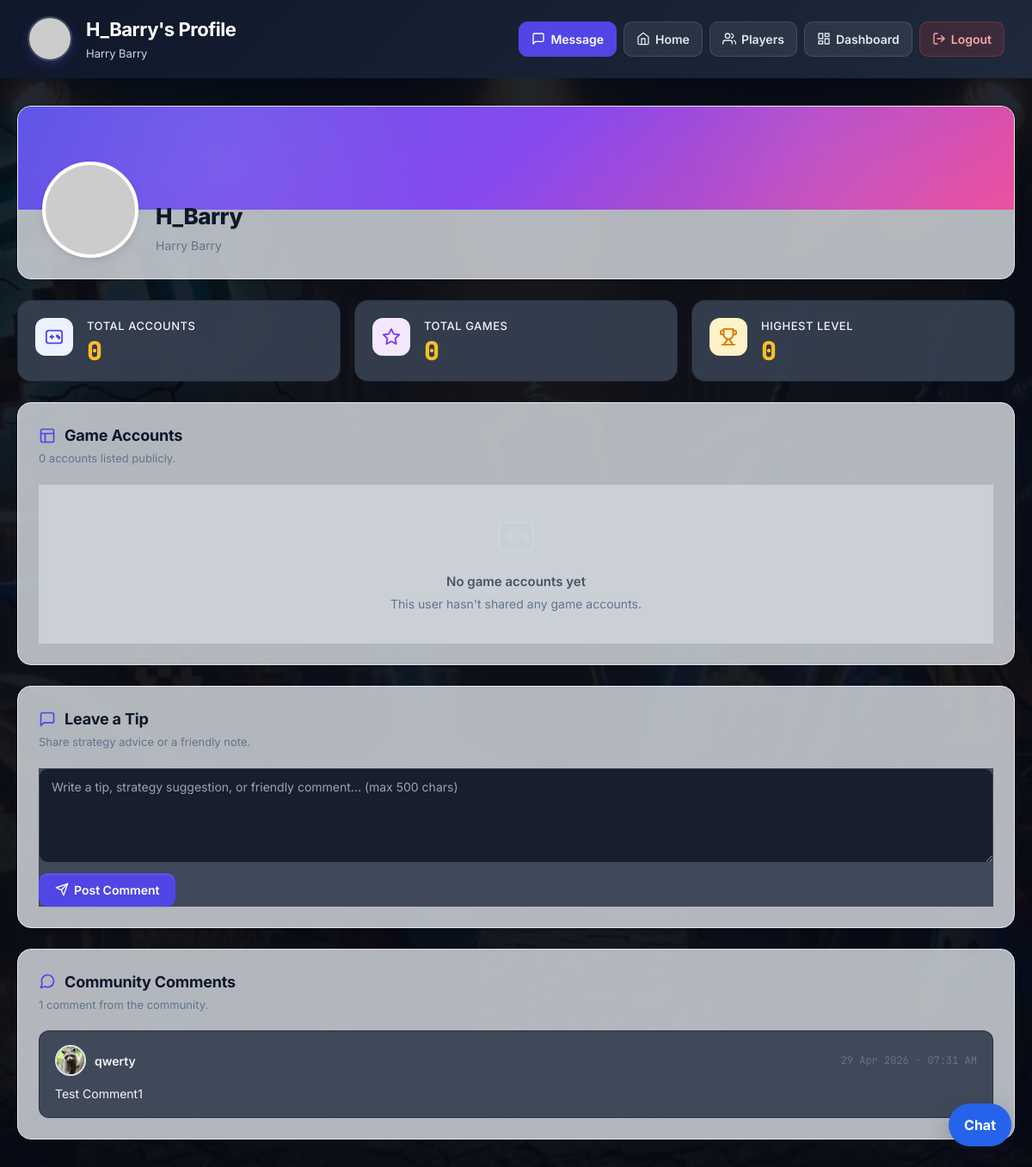
The page /players/2 (signed in) on the database its author committed.
### models.py (models this page shows, shortened)
class User(db.Model):
    __tablename__ = "users"
    id: Mapped[int] = mapped_column(primary_key=True)
    first_name: Mapped[str | None] = mapped_column(String(80), nullable=True)
    last_name: Mapped[str | None] = mapped_column(String(80), nullable=True)
    dob: Mapped[date | None] = mapped_column(Date, nullable=True)
    country_code: Mapped[str | None] = mapped_column(String(10), nullable=True)
    phone_number: Mapped[str | None] = mapped_column(String(30), nullable=True)
    username: Mapped[str] = mapped_column(String(50), unique=True, nullable=False)
    email: Mapped[str] = mapped_column(String(120), unique=True, nullable=False)
    password_hash: Mapped[str] = mapped_column(String(255), nullable=False)
    is_admin: Mapped[bool] = mapped_column(default=False)
    is_banned: Mapped[bool] = mapped_column(default=False)
    avatar_path: Mapped[str | None] = mapped_column(String(255), nullable=True)
    created_at: Mapped[datetime] = mapped_column(DateTime, nullable=False, default=datetime.utcnow)
    updated_at: Mapped[datetime] = mapped_column(
        DateTime,
        nullable=False,
        default=datetime.utcnow,
        onupdate=datetime.utcnow,
    )
    game_accounts: Mapped[list["GameAccount"]] = relationship(
        "GameAccount",
        back_populates="user",
        cascade="all, delete-orphan",
        order_by="GameAccount.id.desc()",
    )
    @property
    def full_name(self) -> str:
        first = (self.first_name or "").strip()
        last = (self.last_name or "").strip()
        return f"{first} {last}".strip()

class ProfileComment(db.Model):
    __tablename__ = "profile_comments"
    id: Mapped[int] = mapped_column(primary_key=True)
    body: Mapped[str] = mapped_column(String(500), nullable=False)
    created_at: Mapped[datetime] = mapped_column(DateTime, nullable=False, default=datetime.utcnow)
    author_id: Mapped[int] = mapped_column(ForeignKey("users.id"), nullable=False)
    profile_user_id: Mapped[int] = mapped_column(ForeignKey("users.id"), nullable=False)
    author: Mapped["User"] = relationship("User", foreign_keys=[author_id])
    profile_user: Mapped["User"] = relationship("User", foreign_keys=[profile_user_id])

### pages.py (the view)
@app.route("/players/<int:user_id>")
@login_required
def public_profile(user_id: int):
    viewer = get_current_user()
    if viewer is None:
        flash("Please log in to access that page.", "warning")
        return redirect(url_for("login"))
    profile_user = db.session.get(User, user_id)
    if profile_user is None:
        flash("User not found.", "danger")
        return redirect(url_for("players"))
    accounts = (
        GameAccount.query.filter_by(user_id=profile_user.id)
        .order_by(GameAccount.level.desc(), GameAccount.id.desc())
        .all()
    )
    comments = (
        ProfileComment.query.filter_by(profile_user_id=profile_user.id)
        .order_by(ProfileComment.created_at.desc())
        .all()
    )
    total_accounts = len(accounts)
    total_games = len({account.game_name.lower() for account in accounts})
    highest_level = max((account.level for account in accounts), default=0)
    return render_template(
        "public_profile.html",
        viewer=viewer,
        profile_user=profile_user,
        accounts=accounts,
        comments=comments,
        total_accounts=total_accounts,
        total_games=total_games,
        highest_level=highest_level,
    )

### templates/public_profile.html (shortened to what this page needs)
{% extends "base.html" %}
{% block styles %}
    <link rel="stylesheet" href="{{ url_for('static', filename='css/public_profile.css') }}">
{% endblock %}
{% block header_user %}
    <img
            src="{{ url_for('static', filename=profile_user.avatar_path) if profile_user.avatar_path else 'https://ui-avatars.com/api/?name=' + (profile_user.username | urlencode) + '&size=120&background=4f46e5&color=fff&bold=true' }}"
            alt="{{ profile_user.username }}"
        />
        <div>
            <h1>{{ profile_user.username }}'s Profile</h1>
            <p>
                {% if profile_user.full_name %}
                    {{ profile_user.full_name }}
                {% else %}
                    Public player profile
                {% endif %}
            </p>
        </div>
{% endblock %}
{% block header_actions %}
    {% if viewer.id != profile_user.id %}
            <button
                type="button"
                class="header-btn message-btn"
                data-chat-with-id="{{ profile_user.id }}"
                data-chat-with-username="{{ profile_user.username }}"
            >
                <svg viewBox="0 0 24 24" fill="none" stroke="currentColor" stroke-width="2" stroke-linecap="round" stroke-linejoin="round" aria-hidden="true"><path d="M21 15a2 2 0 0 1-2 2H7l-4 4V5a2 2 0 0 1 2-2h14a2 2 0 0 1 2 2z"/></svg>
                Message
            </button>
        {% endif %}
        <a href="{{ url_for('mainmenu') }}" class="header-btn nav-btn">
            <svg viewBox="0 0 24 24" fill="none" stroke="currentColor" stroke-width="2" stroke-linecap="round" stroke-linejoin="round" aria-hidden="true"><path d="M3 9l9-7 9 7v11a2 2 0 0 1-2 2H5a2 2 0 0 1-2-2z"/><polyline points="9 22 9 12 15 12 15 22"/></svg>
            Home
        </a>
        <a href="{{ url_for('players') }}" class="header-btn nav-btn">
            <svg viewBox="0 0 24 24" fill="none" stroke="currentColor" stroke-width="2" stroke-linecap="round" stroke-linejoin="round" aria-hidden="true"><path d="M17 21v-2a4 4 0 0 0-4-4H5a4 4 0 0 0-4 4v2"/><circle cx="9" cy="7" r="4"/><path d="M23 21v-2a4 4 0 0 0-3-3.87"/><path d="M16 3.13a4 4 0 0 1 0 7.75"/></svg>
            Players
        </a>
        <a href="{{ url_for('dashboard') }}" class="header-btn nav-btn">
            <svg viewBox="0 0 24 24" fill="none" stroke="currentColor" stroke-width="2" stroke-linecap="round" stroke-linejoin="round" aria-hidden="true"><rect x="3" y="3" width="7" height="9"/><rect x="14" y="3" width="7" height="5"/><rect x="14" y="12" width="7" height="9"/><rect x="3" y="16" width="7" height="5"/></svg>
            Dashboard
        </a>
        <a href="{{ url_for('logout') }}" class="header-btn logout-btn">
            <svg viewBox="0 0 24 24" fill="none" stroke="currentColor" stroke-width="2" stroke-linecap="round" stroke-linejoin="round" aria-hidden="true"><path d="M9 21H5a2 2 0 0 1-2-2V5a2 2 0 0 1 2-2h4"/><polyline points="16 17 21 12 16 7"/><line x1="21" y1="12" x2="9" y2="12"/></svg>
            Logout
        </a>
{% endblock %}
{% block content %}
    <section class="profile-hero">
        <div class="profile-banner"></div>
        <div class="profile-body">
            <img
                class="profile-avatar"
                src="{{ url_for('static', filename=profile_user.avatar_path) if profile_user.avatar_path else 'https://ui-avatars.com/api/?name=' + (profile_user.username | urlencode) + '&size=240&background=4f46e5&color=fff&bold=true' }}"
                alt="{{ profile_user.username }}"
            />
            <div class="profile-info">
                <h2>{{ profile_user.username }}</h2>
                <p>
                    {% if profile_user.full_name %}
                        {{ profile_user.full_name }}
                    {% else %}
                        Public player profile
                    {% endif %}
                </p>
            </div>
        </div>
    </section>
    <section class="stats">
        <div class="stat-box">
            <div class="stat-icon indigo">
                <svg viewBox="0 0 24 24" fill="none" stroke="currentColor" stroke-width="2" stroke-linecap="round" stroke-linejoin="round" aria-hidden="true"><rect x="2" y="4" width="20" height="16" rx="3"/><path d="M7 12h4"/><path d="M9 10v4"/><circle cx="16" cy="11" r="1"/><circle cx="18" cy="13" r="1"/></svg>
            </div>
            <div class="stat-content">
                <h3>Total Accounts</h3>
                <p>{{ total_accounts }}</p>
            </div>
        </div>
        <div class="stat-box">
            <div class="stat-icon violet">
                <svg viewBox="0 0 24 24" fill="none" stroke="currentColor" stroke-width="2" stroke-linecap="round" stroke-linejoin="round" aria-hidden="true"><polygon points="12 2 15.09 8.26 22 9.27 17 14.14 18.18 21.02 12 17.77 5.82 21.02 7 14.14 2 9.27 8.91 8.26 12 2"/></svg>
            </div>
            <div class="stat-content">
                <h3>Total Games</h3>
                <p>{{ total_games }}</p>
            </div>
        </div>
        <div class="stat-box">
            <div class="stat-icon amber">
            </div>
            <div class="stat-content">
                <h3>Highest Level</h3>
                <p>{{ highest_level }}</p>
            </div>
        </div>
    </section>
    <section class="card">
        <div class="card-header">
            <div>
                <h2 class="card-title">
                    <svg viewBox="0 0 24 24" fill="none" stroke="currentColor" stroke-width="2" stroke-linecap="round" stroke-linejoin="round" aria-hidden="true"><rect x="3" y="3" width="18" height="18" rx="2"/><line x1="3" y1="9" x2="21" y2="9"/><line x1="9" y1="21" x2="9" y2="9"/></svg>
                    Game Accounts
                </h2>
                <p class="card-subtitle">{{ accounts|length }} account{{ '' if accounts|length == 1 else 's' }} listed publicly.</p>
            </div>
        </div>
        {% if accounts %}
            <div class="table-wrap">
                <table>
                    <thead>
                        <tr>
                            <th>Game</th>
                            <th>Account Name</th>
                            <th>Region</th>
                            <th>Level</th>
                            <th>Rank</th>
                            <th>Status</th>
                            <th>Tags</th>
                            <th>Notes</th>
                        </tr>
                    </thead>
                    <tbody>
                        {% for account in accounts %}
                            <tr>
                                <td data-label="Game" class="cell-game">{{ account.game_name }}</td>
                                <td data-label="Account">{{ account.account_name }}</td>
                                <td data-label="Region"><span class="region-tag">{{ account.region }}</span></td>
                                <td data-label="Level" class="cell-mono">{{ account.level }}</td>
                                <td data-label="Rank">{{ account.rank }}</td>
                                <td data-label="Status">
                                    <span class="badge {{ 'badge-active' if account.status == 'Active' else 'badge-inactive' }}">
                                        {{ account.status }}
                                    </span>
                                </td>
                                <td data-label="Tags">
                                    <div class="cell-tags">
                                        {% for tag in account.tag_list %}
                                            <span class="tag-pill tag-pill-{{ tag | replace(' ', '-') | lower }}">{{ tag }}</span>
                                        {% else %}
                                            <span class="cell-empty">—</span>
                                        {% endfor %}
                                    </div>
                                </td>
                                <td data-label="Notes" class="cell-notes" title="{{ account.notes or '' }}">{{ account.notes or "—" }}</td>
                            </tr>
                        {% endfor %}
                    </tbody>
                </table>
            </div>
        {% else %}
            <div class="empty-state">
                <svg viewBox="0 0 24 24" fill="none" stroke="currentColor" stroke-width="1.5" stroke-linecap="round" stroke-linejoin="round" aria-hidden="true"><rect x="2" y="4" width="20" height="16" rx="3"/><path d="M7 12h4"/><path d="M9 10v4"/><circle cx="16" cy="11" r="1"/><circle cx="18" cy="13" r="1"/></svg>
                <h3>No game accounts yet</h3>
                <p>This user hasn't shared any game accounts.</p>
            </div>
        {% endif %}
    </section>
    <section class="card">
        <div class="card-header">
            <div>
                <h2 class="card-title">
                    <svg viewBox="0 0 24 24" fill="none" stroke="currentColor" stroke-width="2" stroke-linecap="round" stroke-linejoin="round" aria-hidden="true"><path d="M21 15a2 2 0 0 1-2 2H7l-4 4V5a2 2 0 0 1 2-2h14a2 2 0 0 1 2 2z"/></svg>
                    Leave a Tip
                </h2>
                <p class="card-subtitle">Share strategy advice or a friendly note.</p>
            </div>
        </div>
        {% if viewer.id != profile_user.id %}
            <form class="comment-form" method="POST" action="{{ url_for('add_profile_comment', user_id=profile_user.id) }}">
                <textarea
                    name="body"
                    maxlength="500"
                    placeholder="Write a tip, strategy suggestion, or friendly comment... (max 500 chars)"
                    required
                ></textarea>
                <button type="submit" class="btn primary-btn">
                    <svg viewBox="0 0 24 24" fill="none" stroke="currentColor" stroke-width="2" stroke-linecap="round" stroke-linejoin="round" aria-hidden="true"><line x1="22" y1="2" x2="11" y2="13"/><polygon points="22 2 15 22 11 13 2 9 22 2"/></svg>
                    Post Comment
                </button>
            </form>
        {% endif %}
    </section>
    <section class="card">
        <div class="card-header">
            <div>
                <h2 class="card-title">
                    Community Comments
                </h2>
                <p class="card-subtitle">{{ comments|length }} comment{{ '' if comments|length == 1 else 's' }} from the community.</p>
            </div>
        </div>
        {% if comments %}
            <div class="comment-list">
                {% for comment in comments %}
                    <div class="comment-item">
                        <div class="comment-meta">
                            <div class="comment-author">
                                <img
                                    src="{{ url_for('static', filename=comment.author.avatar_path) if comment.author.avatar_path else 'https://ui-avatars.com/api/?name=' + (comment.author.username | urlencode) + '&size=72&background=4f46e5&color=fff&bold=true' }}"
                                    alt="{{ comment.author.username }}"
                                />
                                <strong>{{ comment.author.username }}</strong>
                            </div>
                            <div class="comment-date">{{ comment.created_at.strftime("%d %b %Y · %I:%M %p") }}</div>
                        </div>
                        <div class="comment-body">{{ comment.body }}</div>
                    </div>
                {% endfor %}
            </div>
        {% endif %}
    </section>
{% endblock %}

### rows shown on the page
User: username "H_Barry", full_name "Harry Barry"
ProfileComment: avatar_path (picture), author.username "qwerty", created_at "29 Apr 2026 · 07:31 AM", body "Test Comment1"

### other values the page prints
{{ total_accounts }} "0"
{{ total_games }} "0"
{{ highest_level }} "0"
{{ accounts|length }} "0"
{{ '' if accounts|length == 1 else 's' }} "s"
{{ comments|length }} "1"
